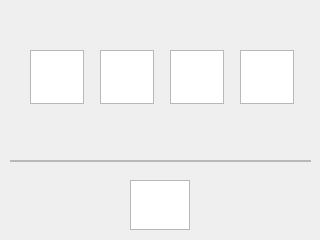
<?xml version="1.0" encoding="UTF-8"?>
<ui version="4.0">
 <class>ShortCutWindow</class>
 <widget class="QDialog" name="ShortCutWindow">
  <property name="geometry">
   <rect>
    <x>0</x>
    <y>0</y>
    <width>320</width>
    <height>240</height>
   </rect>
  </property>
  <property name="windowTitle">
   <string>Dialog</string>
  </property>
  <widget class="QGraphicsView" name="drop">
   <property name="geometry">
    <rect>
     <x>130</x>
     <y>180</y>
     <width>60</width>
     <height>50</height>
    </rect>
   </property>
  </widget>
  <widget class="QGraphicsView" name="splite">
   <property name="geometry">
    <rect>
     <x>10</x>
     <y>160</y>
     <width>301</width>
     <height>2</height>
    </rect>
   </property>
  </widget>
  <widget class="QGraphicsView" name="wifi">
   <property name="geometry">
    <rect>
     <x>30</x>
     <y>50</y>
     <width>54</width>
     <height>54</height>
    </rect>
   </property>
  </widget>
  <widget class="QGraphicsView" name="rc">
   <property name="geometry">
    <rect>
     <x>100</x>
     <y>50</y>
     <width>54</width>
     <height>54</height>
    </rect>
   </property>
  </widget>
  <widget class="QGraphicsView" name="audio">
   <property name="geometry">
    <rect>
     <x>100</x>
     <y>50</y>
     <width>54</width>
     <height>54</height>
    </rect>
   </property>
  </widget>
  <widget class="QGraphicsView" name="lock">
   <property name="geometry">
    <rect>
     <x>170</x>
     <y>50</y>
     <width>54</width>
     <height>54</height>
    </rect>
   </property>
  </widget>
  <widget class="QGraphicsView" name="shutdown">
   <property name="geometry">
    <rect>
     <x>240</x>
     <y>50</y>
     <width>54</width>
     <height>54</height>
    </rect>
   </property>
  </widget>
 </widget>
 <resources/>
 <connections/>
</ui>
